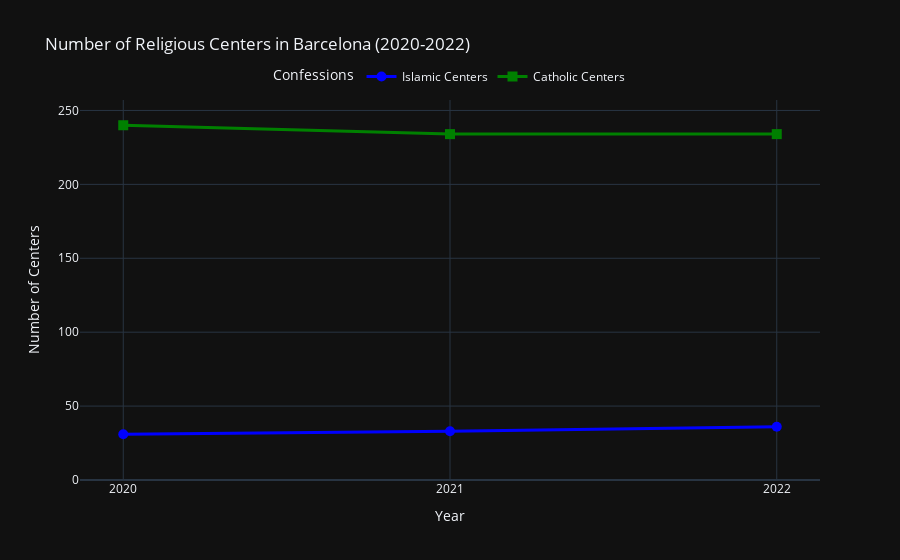

This figure's notebook cell:
### Markdown cell above
Evolution of catholic and islam centers for this 3 years (2020-22).

We will plot the nº of centers relative to the believers of each religion, to try to extract interesting information (obviously, much more total catholic centers). Note that, with a very rough approximation:

- Nº of catholics: around 60% of spanish population is catholic, 50% in Barcelona due to it's diversity (from INE). So a rough estimation give us 800,000 persons.
- Nº of muslims: 564,055 persons in 2019 in Catalonia (UCIDE), assumed steady until 2022. Since around 50% of muslim people in Catalonia lives in Spain, we get 280,000 persons.

### Code cell
import numpy as np
import plotly.graph_objects as go

# Data for the plot
years = np.array([2020, 2021, 2022])

# Number of centers for Islam and Catholicism
islam_counts = np.array([islam_barcelona_2020, islam_barcelona_2021, islam_barcelona_2022])
catholic_counts = np.array([catholic_barcelona_2020, catholic_barcelona_2021, catholic_barcelona_2022])

# Create the plot
fig = go.Figure()

# Add the Islamic centers curve
fig.add_trace(go.Scatter(
    x=years,
    y=islam_counts,
    mode='lines+markers',
    name='Islamic Centers',
    line=dict(color='blue', width=3),
    marker=dict(size=10, symbol='circle')
))

# Add the Catholic centers curve
fig.add_trace(go.Scatter(
    x=years,
    y=catholic_counts,
    mode='lines+markers',
    name='Catholic Centers',
    line=dict(color='green', width=3),
    marker=dict(size=10, symbol='square')
))

# Customize the layout
fig.update_layout(
    title='Number of Religious Centers in Barcelona (2020-2022)',
    xaxis=dict(
        title='Year',
        tickmode='linear'
    ),
    yaxis=dict(
        title='Number of Centers',
        rangemode='tozero'
    ),
    legend=dict(
        title='Confessions',
        orientation='h',
        x=0.5,
        xanchor='center',
        y=1.1
    ),
    template='plotly_dark'  # Cool "dark mode" theme
)

# Show the plot
fig.show()

### Figure 1 — Plotly figure (JSON) as saved in the notebook; plotly's stock layout.template omitted (floating-point values rounded to 4 significant figures)
{"data": [{"line": {"color": "blue", "width": 3}, "marker": {"size": 10, "symbol": "circle"}, "mode": "lines+markers", "name": "Islamic Centers", "type": "scatter", "x": [2020, 2021, 2022], "y": [31, 33, 36]}, {"line": {"color": "green", "width": 3}, "marker": {"size": 10, "symbol": "square"}, "mode": "lines+markers", "name": "Catholic Centers", "type": "scatter", "x": [2020, 2021, 2022], "y": [240, 234, 234]}], "layout": {"autosize": true, "legend": {"orientation": "h", "title": {"text": "Confessions"}, "x": 0.5, "xanchor": "center", "y": 1.1}, "title": {"text": "Number of Religious Centers in Barcelona (2020-2022)"}, "xaxis": {"autorange": true, "range": [2020.0, 2022.0], "tickmode": "linear", "title": {"text": "Year"}, "type": "linear"}, "yaxis": {"autorange": true, "range": [0, 262.2], "rangemode": "tozero", "title": {"text": "Number of Centers"}, "type": "linear"}}}
